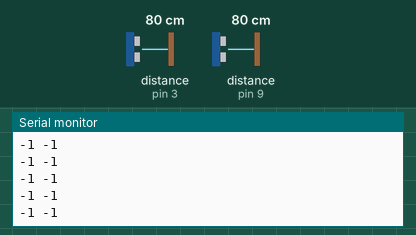
A sketch run on a simulated Arduino Uno, built with avr-gcc and run on an emulated ATmega328P. Shown: the last lines printed to the serial monitor. Wiring (inferred from the names in the program): 2 × ultrasonic range finder: trigger pin 2, echo pin 3 / trigger pin 8, echo pin 9. The inputs (shaded band) are chosen by the test bench; at power-on: distance to the obstacle (sensors on pin 3, pin 9) 80 cm. The echo pulse lasts 58.3 µs per cm.

Above: at 1.2 s.
1.3 s: distance to the obstacle (sensor on pin 3) set to 2 cm
At 2.2 s:
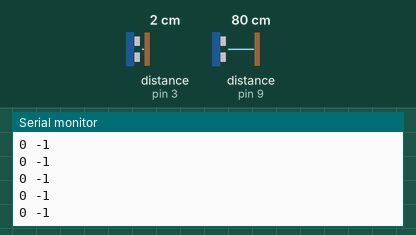
2.8 s: distance to the obstacle (sensor on pin 3) set to 18 cm
At 3.6 s:
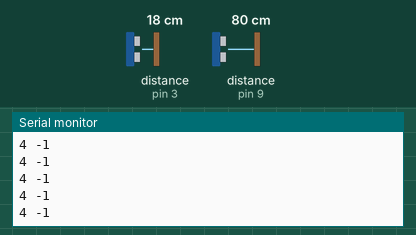
5.8 s: distance to the obstacle (sensor on pin 9) set to 2 cm
At 6.4 s:
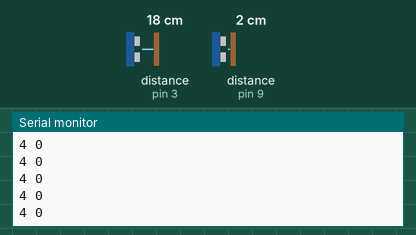
7.3 s: distance to the obstacle (sensor on pin 9) set to 9 cm
At 8.0 s:
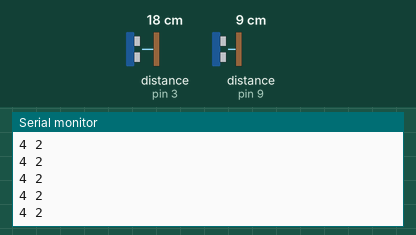
Timing chart, 0 to 9.8 s (numbered marks = the images above; inputs shaded):
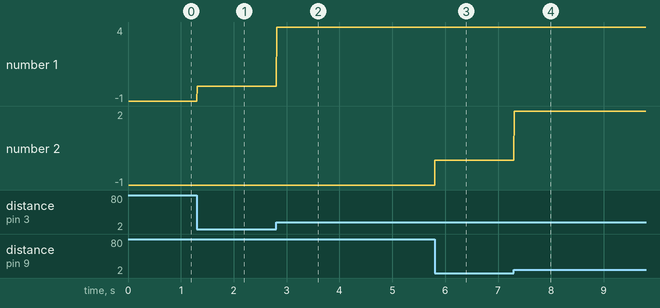

Measured:
- after the input at 1.3 s, the serial monitor: prints a new line at once (image 1)
- after the input at 2.8 s, the serial monitor: prints a new line at once (image 2)
- after the input at 5.8 s, the serial monitor: prints a new line at once (image 3)
- after the input at 7.3 s, the serial monitor: prints a new line at once (image 4)
- plotted number 1: -1 → 0 after the input at 1.3 s, 0 → 4 after the input at 2.8 s
- plotted number 2: 0 → 2 after the input at 7.3 s

The sketch:

ModularTheremin.ino
```cpp
const int trigPin1 = 15;
const int echoPin1 = 14;
const int trigPin2 = 2;
const int echoPin2 = 3;
const int trigPin3 = 4;
const int echoPin3 = 5;

const int trigPin4 = 6;
const int echoPin4 = 7;
const int trigPin5 = 8;
const int echoPin5 = 9;
const int trigPin6 = 10;
const int echoPin6 = 11;


long duration = 0;
int distance = 0;
int distance1 = 0;
int distance2 = 0;
int distance3 = 0;
int distance4 = 0;
int distance5 = 0;
int distance6 = 0;

int leftnote = 0;
int rightnote = 0;

void setup(){
  Serial.begin(115200);

  pinMode(echoPin1, INPUT);
  pinMode(trigPin1, OUTPUT);
  pinMode(echoPin2, INPUT);
  pinMode(trigPin2, OUTPUT);
  pinMode(echoPin3, INPUT);
  pinMode(trigPin3, OUTPUT);
  pinMode(echoPin4, INPUT);
  pinMode(trigPin4, OUTPUT);
  pinMode(echoPin5, INPUT);
  pinMode(trigPin5, OUTPUT);
  pinMode(echoPin6, INPUT);
  pinMode(trigPin6, OUTPUT);
}

void loop(){
  // Get all distances
  // distance1 = getDistance(trigPin1, echoPin1);
  distance2 = getDistance(trigPin2, echoPin2);
  // distance3 = getDistance(trigPin3, echoPin3);
  // distance4 = getDistance(trigPin4, echoPin4);
  distance5 = getDistance(trigPin5, echoPin5);
  // distance6 = getDistance(trigPin6, echoPin6);

  Serial.println(String(distance2) + " " + String(distance5));
  // Serial.println(String(distance1) + " " + String(distance3) + " " + String(distance4) + " " + String(distance6));
}

int getDistance(int trigPin, int echoPin)
{
  digitalWrite(trigPin, LOW);
  delayMicroseconds(2);
  digitalWrite(trigPin, HIGH);
  delayMicroseconds(10);
  digitalWrite(trigPin, LOW);

  duration = pulseIn(echoPin, HIGH);
  distance = duration * 0.034 / 2;
  if (distance > 48) {
    return -1;
  }
  else {
    return distance / 4;
  }
}
```
